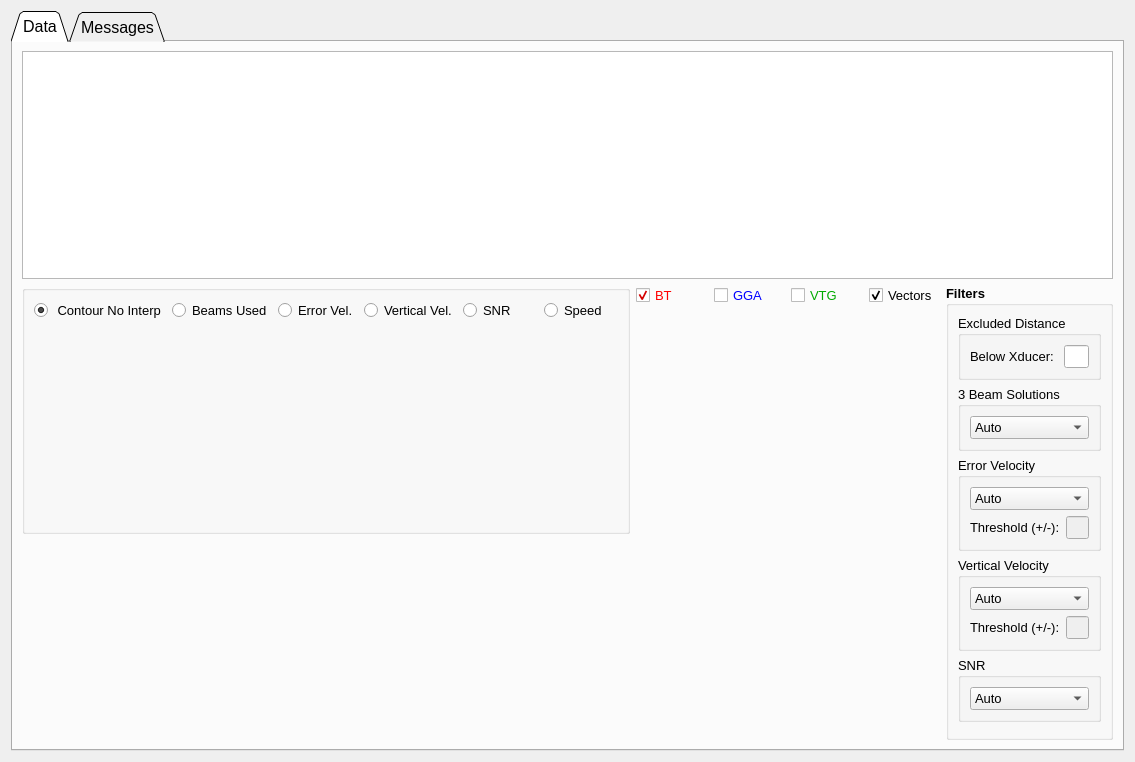
      <widget class="QWidget" name="tab_wt">
       <attribute name="title">
        <string>WT</string>
       </attribute>
       <layout class="QGridLayout" name="gridLayout_38">
        <item row="0" column="0">
         <widget class="QTabWidget" name="tab_wt_2">
          <property name="font">
           <font>
            <pointsize>12</pointsize>
           </font>
          </property>
          <property name="tabShape">
           <enum>QTabWidget::Triangular</enum>
          </property>
          <property name="currentIndex">
           <number>0</number>
          </property>
          <widget class="QWidget" name="tab_wt_2_data">
           <attribute name="title">
            <string>Data</string>
           </attribute>
           <layout class="QGridLayout" name="gridLayout_37">
            <item row="0" column="0">
             <layout class="QVBoxLayout" name="verticalLayout_48" stretch="2,4">
              <item>
               <widget class="QTableWidget" name="table_wt">
                <property name="font">
                 <font>
                  <pointsize>10</pointsize>
                 </font>
                </property>
               </widget>
              </item>
              <item>
               <layout class="QHBoxLayout" name="horizontalLayout_42" stretch="6,3,1">
                <item>
                 <layout class="QVBoxLayout" name="verticalLayout_49" stretch="5,4">
                  <item>
                   <widget class="QGroupBox" name="gb_wt_radio">
                    <property name="title">
                     <string/>
                    </property>
                    <layout class="QVBoxLayout" name="verticalLayout_50" stretch="1,4">
                     <item>
                      <layout class="QHBoxLayout" name="horizontalLayout_43">
                       <item>
                        <widget class="QRadioButton" name="rb_wt_contour">
                         <property name="font">
                          <font>
                           <pointsize>10</pointsize>
                          </font>
                         </property>
                         <property name="text">
                          <string> Contour No Interp</string>
                         </property>
                         <property name="checked">
                          <bool>true</bool>
                         </property>
                        </widget>
                       </item>
                       <item>
                        <widget class="QRadioButton" name="rb_wt_beam">
                         <property name="font">
                          <font>
                           <pointsize>10</pointsize>
                          </font>
                         </property>
                         <property name="text">
                          <string>Beams Used</string>
                         </property>
                         <property name="checked">
                          <bool>false</bool>
                         </property>
                        </widget>
                       </item>
                       <item>
                        <widget class="QRadioButton" name="rb_wt_error">
                         <property name="font">
                          <font>
                           <pointsize>10</pointsize>
                          </font>
                         </property>
                         <property name="text">
                          <string>Error Vel.</string>
                         </property>
                        </widget>
                       </item>
                       <item>
                        <widget class="QRadioButton" name="rb_wt_vert">
                         <property name="font">
                          <font>
                           <pointsize>10</pointsize>
                          </font>
                         </property>
                         <property name="text">
                          <string>Vertical Vel.</string>
                         </property>
                        </widget>
                       </item>
                       <item>
                        <widget class="QRadioButton" name="rb_wt_snr">
                         <property name="font">
                          <font>
                           <pointsize>10</pointsize>
                          </font>
                         </property>
                         <property name="text">
                          <string>SNR</string>
                         </property>
                        </widget>
                       </item>
                       <item>
                        <widget class="QRadioButton" name="rb_wt_speed">
                         <property name="font">
                          <font>
                           <pointsize>10</pointsize>
                          </font>
                         </property>
                         <property name="text">
                          <string>Speed</string>
                         </property>
                        </widget>
                       </item>
                      </layout>
                     </item>
                     <item>
                      <widget class="QWidget" name="graph_wt_top" native="true"/>
                     </item>
                    </layout>
                   </widget>
                  </item>
                  <item>
                   <widget class="QWidget" name="graph_wt_bottom" native="true"/>
                  </item>
                 </layout>
                </item>
                <item>
                 <layout class="QVBoxLayout" name="verticalLayout_51" stretch="1,8">
                  <item>
                   <layout class="QHBoxLayout" name="horizontalLayout_44">
                    <item>
                     <widget class="QCheckBox" name="cb_wt_bt">
                      <property name="palette">
                       <palette>
                        <active>
                         <colorrole role="WindowText">
                          <brush brushstyle="SolidPattern">
                           <color alpha="255">
                            <red>255</red>
                            <green>0</green>
                            <blue>0</blue>
                           </color>
                          </brush>
                         </colorrole>
                         <colorrole role="Text">
                          <brush brushstyle="SolidPattern">
                           <color alpha="255">
                            <red>255</red>
                            <green>0</green>
                            <blue>0</blue>
                           </color>
                          </brush>
                         </colorrole>
                         <colorrole role="PlaceholderText">
                          <brush brushstyle="SolidPattern">
                           <color alpha="128">
                            <red>255</red>
                            <green>0</green>
                            <blue>0</blue>
                           </color>
                          </brush>
                         </colorrole>
                        </active>
                        <inactive>
                         <colorrole role="WindowText">
                          <brush brushstyle="SolidPattern">
                           <color alpha="255">
                            <red>255</red>
                            <green>0</green>
                            <blue>0</blue>
                           </color>
                          </brush>
                         </colorrole>
                         <colorrole role="Text">
                          <brush brushstyle="SolidPattern">
                           <color alpha="255">
                            <red>255</red>
                            <green>0</green>
                            <blue>0</blue>
                           </color>
                          </brush>
                         </colorrole>
                         <colorrole role="PlaceholderText">
                          <brush brushstyle="SolidPattern">
                           <color alpha="128">
                            <red>255</red>
                            <green>0</green>
                            <blue>0</blue>
                           </color>
                          </brush>
                         </colorrole>
                        </inactive>
                        <disabled>
                         <colorrole role="WindowText">
                          <brush brushstyle="SolidPattern">
                           <color alpha="255">
                            <red>120</red>
                            <green>120</green>
                            <blue>120</blue>
                           </color>
                          </brush>
                         </colorrole>
                         <colorrole role="Text">
                          <brush brushstyle="SolidPattern">
                           <color alpha="255">
                            <red>120</red>
                            <green>120</green>
                            <blue>120</blue>
                           </color>
                          </brush>
                         </colorrole>
                         <colorrole role="PlaceholderText">
                          <brush brushstyle="SolidPattern">
                           <color alpha="128">
                            <red>0</red>
                            <green>0</green>
                            <blue>0</blue>
                           </color>
                          </brush>
                         </colorrole>
                        </disabled>
                       </palette>
                      </property>
                      <property name="font">
                       <font>
                        <pointsize>10</pointsize>
                       </font>
                      </property>
                      <property name="text">
                       <string>BT</string>
                      </property>
                      <property name="checked">
                       <bool>true</bool>
                      </property>
                     </widget>
                    </item>
                    <item>
                     <widget class="QCheckBox" name="cb_wt_gga">
                      <property name="palette">
                       <palette>
                        <active>
                         <colorrole role="WindowText">
                          <brush brushstyle="SolidPattern">
                           <color alpha="255">
                            <red>0</red>
                            <green>0</green>
                            <blue>255</blue>
                           </color>
                          </brush>
                         </colorrole>
                        </active>
                        <inactive>
                         <colorrole role="WindowText">
                          <brush brushstyle="SolidPattern">
                           <color alpha="255">
                            <red>0</red>
                            <green>0</green>
                            <blue>255</blue>
                           </color>
                          </brush>
                         </colorrole>
                        </inactive>
                        <disabled>
                         <colorrole role="WindowText">
                          <brush brushstyle="SolidPattern">
                           <color alpha="255">
                            <red>120</red>
                            <green>120</green>
                            <blue>120</blue>
                           </color>
                          </brush>
                         </colorrole>
                        </disabled>
                       </palette>
                      </property>
                      <property name="font">
                       <font>
                        <pointsize>10</pointsize>
                       </font>
                      </property>
                      <property name="text">
                       <string>GGA</string>
                      </property>
                     </widget>
                    </item>
                    <item>
                     <widget class="QCheckBox" name="cb_wt_vtg">
                      <property name="palette">
                       <palette>
                        <active>
                         <colorrole role="WindowText">
                          <brush brushstyle="SolidPattern">
                           <color alpha="255">
                            <red>0</red>
                            <green>170</green>
                            <blue>0</blue>
                           </color>
                          </brush>
                         </colorrole>
                        </active>
                        <inactive>
                         <colorrole role="WindowText">
                          <brush brushstyle="SolidPattern">
                           <color alpha="255">
                            <red>0</red>
                            <green>170</green>
                            <blue>0</blue>
                           </color>
                          </brush>
                         </colorrole>
                        </inactive>
                        <disabled>
                         <colorrole role="WindowText">
                          <brush brushstyle="SolidPattern">
                           <color alpha="255">
                            <red>120</red>
                            <green>120</green>
                            <blue>120</blue>
                           </color>
                          </brush>
                         </colorrole>
                        </disabled>
                       </palette>
                      </property>
                      <property name="font">
                       <font>
                        <pointsize>10</pointsize>
                       </font>
                      </property>
                      <property name="text">
                       <string>VTG</string>
                      </property>
                     </widget>
                    </item>
                    <item>
                     <widget class="QCheckBox" name="cb_wt_vectors">
                      <property name="font">
                       <font>
                        <pointsize>10</pointsize>
                       </font>
                      </property>
                      <property name="text">
                       <string>Vectors</string>
                      </property>
                      <property name="checked">
                       <bool>true</bool>
                      </property>
                     </widget>
                    </item>
                   </layout>
                  </item>
                  <item>
                   <widget class="QWidget" name="graph_wt_st" native="true"/>
                  </item>
                 </layout>
                </item>
                <item>
                 <widget class="QGroupBox" name="gb_wt_filters">
                  <property name="font">
                   <font>
                    <pointsize>10</pointsize>
                    <weight>75</weight>
                    <bold>true</bold>
                   </font>
                  </property>
                  <property name="title">
                   <string>Filters</string>
                  </property>
                  <layout class="QVBoxLayout" name="verticalLayout_52" stretch="0,0,0,0,0,0">
                   <item>
                    <widget class="QGroupBox" name="gb_wt_excluded">
                     <property name="font">
                      <font>
                       <pointsize>10</pointsize>
                       <weight>50</weight>
                       <bold>false</bold>
                      </font>
                     </property>
                     <property name="title">
                      <string>Excluded Distance</string>
                     </property>
                     <layout class="QVBoxLayout" name="verticalLayout_56">
                      <item>
                       <layout class="QHBoxLayout" name="horizontalLayout_51" stretch="2,0">
                        <item>
                         <widget class="QLabel" name="txt_wt_excluded">
                          <property name="maximumSize">
                           <size>
                            <width>16777215</width>
                            <height>20</height>
                           </size>
                          </property>
                          <property name="font">
                           <font>
                            <pointsize>10</pointsize>
                            <weight>50</weight>
                            <bold>false</bold>
                           </font>
                          </property>
                          <property name="text">
                           <string>Below Xducer: </string>
                          </property>
                          <property name="alignment">
                           <set>Qt::AlignLeading|Qt::AlignLeft|Qt::AlignVCenter</set>
                          </property>
                         </widget>
                        </item>
                        <item>
                         <widget class="QLineEdit" name="ed_wt_excluded_dist">
                          <property name="enabled">
                           <bool>true</bool>
                          </property>
                         </widget>
                        </item>
                       </layout>
                      </item>
                     </layout>
                    </widget>
                   </item>
                   <item>
                    <widget class="QGroupBox" name="gb_wt_3beam">
                     <property name="font">
                      <font>
                       <pointsize>10</pointsize>
                       <weight>50</weight>
                       <bold>false</bold>
                      </font>
                     </property>
                     <property name="title">
                      <string>3 Beam Solutions</string>
                     </property>
                     <layout class="QVBoxLayout" name="verticalLayout_53">
                      <item>
                       <widget class="QComboBox" name="combo_wt_3beam">
                        <property name="font">
                         <font>
                          <pointsize>10</pointsize>
                         </font>
                        </property>
                        <item>
                         <property name="text">
                          <string>Auto</string>
                         </property>
                        </item>
                        <item>
                         <property name="text">
                          <string>Allow</string>
                         </property>
                        </item>
                        <item>
                         <property name="text">
                          <string>4-Beam Only</string>
                         </property>
                        </item>
                       </widget>
                      </item>
                     </layout>
                    </widget>
                   </item>
                   <item>
                    <widget class="QGroupBox" name="gb_wt_error_velocity">
                     <property name="font">
                      <font>
                       <pointsize>10</pointsize>
                       <weight>50</weight>
                       <bold>false</bold>
                      </font>
                     </property>
                     <property name="title">
                      <string>Error Velocity</string>
                     </property>
                     <layout class="QVBoxLayout" name="verticalLayout_54">
                      <item>
                       <widget class="QComboBox" name="combo_wt_error_velocity">
                        <property name="font">
                         <font>
                          <pointsize>10</pointsize>
                         </font>
                        </property>
                        <item>
                         <property name="text">
                          <string>Auto</string>
                         </property>
                        </item>
                        <item>
                         <property name="text">
                          <string>Manual</string>
                         </property>
                        </item>
                        <item>
                         <property name="text">
                          <string>Off</string>
                         </property>
                        </item>
                       </widget>
                      </item>
                      <item>
                       <layout class="QHBoxLayout" name="horizontalLayout_45" stretch="2,0">
                        <item>
                         <widget class="QLabel" name="txt_wt_error_velocity">
                          <property name="maximumSize">
                           <size>
                            <width>16777215</width>
                            <height>20</height>
                           </size>
                          </property>
                          <property name="font">
                           <font>
                            <pointsize>10</pointsize>
                            <weight>50</weight>
                            <bold>false</bold>
                           </font>
                          </property>
                          <property name="text">
                           <string>Threshold (+/-):</string>
                          </property>
                          <property name="alignment">
                           <set>Qt::AlignLeading|Qt::AlignLeft|Qt::AlignVCenter</set>
                          </property>
                         </widget>
                        </item>
                        <item>
                         <widget class="QLineEdit" name="ed_wt_error_vel_threshold">
                          <property name="enabled">
                           <bool>false</bool>
                          </property>
                         </widget>
                        </item>
                       </layout>
                      </item>
                     </layout>
                    </widget>
                   </item>
                   <item>
                    <widget class="QGroupBox" name="gb_wt_vertical_velocity">
                     <property name="font">
                      <font>
                       <pointsize>10</pointsize>
                       <weight>50</weight>
                       <bold>false</bold>
                      </font>
                     </property>
                     <property name="title">
                      <string>Vertical Velocity</string>
                     </property>
                     <layout class="QVBoxLayout" name="verticalLayout_55">
                      <item>
                       <widget class="QComboBox" name="combo_wt_vert_velocity">
                        <property name="font">
                         <font>
                          <pointsize>10</pointsize>
                         </font>
                        </property>
                        <item>
                         <property name="text">
                          <string>Auto</string>
                         </property>
                        </item>
                        <item>
                         <property name="text">
                          <string>Manual</string>
                         </property>
                        </item>
                        <item>
                         <property name="text">
                          <string>Off</string>
                         </property>
                        </item>
                       </widget>
                      </item>
                      <item>
                       <layout class="QHBoxLayout" name="horizontalLayout_50" stretch="2,0">
                        <item>
                         <widget class="QLabel" name="txt_wt_vert_velocity">
                          <property name="maximumSize">
                           <size>
                            <width>16777215</width>
                            <height>20</height>
                           </size>
                          </property>
                          <property name="font">
                           <font>
                            <pointsize>10</pointsize>
                            <weight>50</weight>
                            <bold>false</bold>
                           </font>
                          </property>
                          <property name="text">
                           <string>Threshold (+/-):</string>
                          </property>
                          <property name="alignment">
                           <set>Qt::AlignLeading|Qt::AlignLeft|Qt::AlignVCenter</set>
                          </property>
                         </widget>
                        </item>
                        <item>
                         <widget class="QLineEdit" name="ed_wt_vert_vel_threshold">
                          <property name="enabled">
                           <bool>false</bool>
                          </property>
                         </widget>
                        </item>
                       </layout>
                      </item>
                     </layout>
                    </widget>
                   </item>
                   <item>
                    <widget class="QGroupBox" name="gb_snr">
                     <property name="font">
                      <font>
                       <pointsize>10</pointsize>
                       <weight>50</weight>
                       <bold>false</bold>
                      </font>
                     </property>
                     <property name="title">
                      <string>SNR</string>
                     </property>
                     <layout class="QVBoxLayout" name="verticalLayout_59">
                      <item>
                       <widget class="QComboBox" name="combo_wt_snr">
                        <property name="font">
                         <font>
                          <pointsize>10</pointsize>
                         </font>
                        </property>
                        <item>
                         <property name="text">
                          <string>Auto</string>
                         </property>
                        </item>
                        <item>
                         <property name="text">
                          <string>Off</string>
                         </property>
                        </item>
                       </widget>
                      </item>
                     </layout>
                    </widget>
                   </item>
                   <item>
                    <spacer name="verticalSpacer_6">
                     <property name="orientation">
                      <enum>Qt::Vertical</enum>
                     </property>
                     <property name="sizeHint" stdset="0">
                      <size>
                       <width>20</width>
                       <height>40</height>
                      </size>
                     </property>
                    </spacer>
                   </item>
                  </layout>
                 </widget>
                </item>
               </layout>
              </item>
             </layout>
            </item>
           </layout>
          </widget>
          <widget class="QWidget" name="tab_wt_2_messages">
           <attribute name="title">
            <string>Messages</string>
           </attribute>
           <layout class="QGridLayout" name="gridLayout_39">
            <item row="0" column="0">
             <widget class="QGroupBox" name="box_wt_messages">
              <property name="font">
               <font>
                <pointsize>12</pointsize>
                <weight>75</weight>
                <bold>true</bold>
               </font>
              </property>
              <property name="title">
               <string>Quality Check Messages</string>
              </property>
              <layout class="QHBoxLayout" name="horizontalLayout_53">
               <item>
                <widget class="QPlainTextEdit" name="display_wt_messages">
                 <property name="font">
                  <font>
                   <pointsize>12</pointsize>
                   <weight>50</weight>
                   <bold>false</bold>
                  </font>
                 </property>
                 <property name="readOnly">
                  <bool>true</bool>
                 </property>
                </widget>
               </item>
              </layout>
             </widget>
            </item>
            <item row="1" column="0">
             <widget class="QGroupBox" name="box_wt_comments">
              <property name="font">
               <font>
                <pointsize>12</pointsize>
                <weight>75</weight>
                <bold>true</bold>
               </font>
              </property>
              <property name="title">
               <string>Comments</string>
              </property>
              <layout class="QHBoxLayout" name="horizontalLayout_52">
               <item>
                <widget class="QPlainTextEdit" name="display_wt_comments">
                 <property name="font">
                  <font>
                   <pointsize>12</pointsize>
                   <weight>50</weight>
                   <bold>false</bold>
                  </font>
                 </property>
                 <property name="readOnly">
                  <bool>true</bool>
                 </property>
                </widget>
               </item>
              </layout>
             </widget>
            </item>
           </layout>
          </widget>
         </widget>
        </item>
       </layout>
      </widget>
